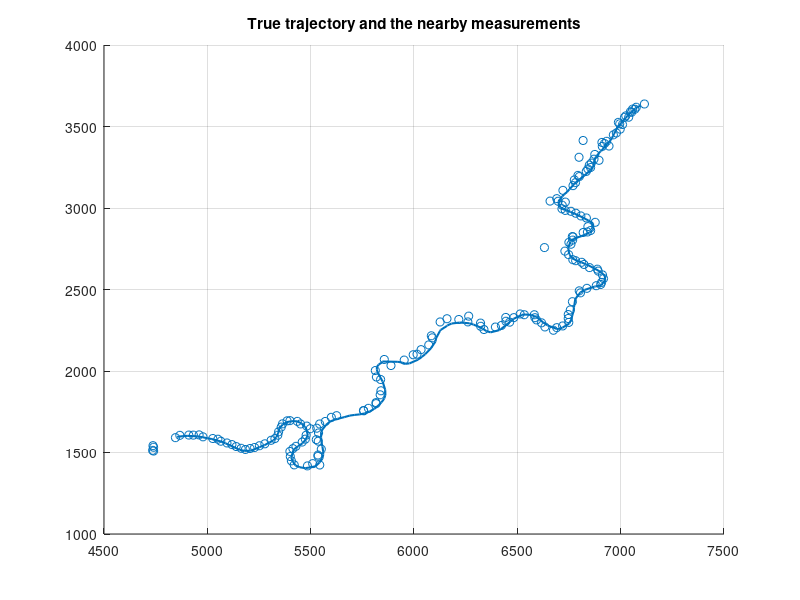

The MATLAB script that drew this image: (Note: this script raises an error after producing the figure.)
% load data
load joyridedata.mat;

addpath('./plotfuncs');
%% Parameters
fignum = 1;

r = 6;
lambda = 1e-4;
PD = 0.95;
gateSize = 5^2;

% dynamic models
qCV = 3;
qCT = [5, 0.000005];
qCVh = 50;
modIdx = 1:3; 
M = numel(modIdx);
PI = [0.95    0.025    0.025
      0.025    0.95    0.025
      0.025    0.025    0.95];
  
PI = PI(modIdx, modIdx); % select the models to use
PI = PI./sum(PI,1); % be sure to normalize
assert(all(sum(PI, 1) - 1 < eps),'columns of PI must sum to 1');

x0 = [7100; 3630; 0; 0; 0]; % taken from gt
P0 = diag([25, 25, 10, 10, pi/6].^2); % seems reasonable?

%% plot measurements close to the trajectory
figure(fignum); clf; hold on; grid on;
fignum = fignum + 1;
Zmat = cell2mat(Z');
Zplotdata = [];
plotMeasDist = 200;
for k = 1:K
   toPlot = false(size(Z{k},2),1);
   closecount(k) = 0;
   for j = 1:size(Z{k}, 2)
        v = Z{k}(:, j) - Xgt(1:2, k);
        toPlot(j) = v' * v <= plotMeasDist^2;
        if toPlot(j) 
            closecount(k) = closecount(k) + 1;
        end
   end
   Zplotdata = [Zplotdata, Z{k}(:, toPlot)];
end
set(gca, 'ColorOrderIndex', 2)
scatter(Zplotdata(1,:), Zplotdata(2,:));
set(gca, 'ColorOrderIndex', 1)
plot(Xgt(1,:),Xgt(2,:), 'LineWidth',1.5);
title('True trajectory and the nearby measurements')

% some minor data analysis for the interested person
i = 0;
maxdist = 30;
for k = 1:K
    if size(Z{k}, 2) > 0
        vall = Xgt(1:2,k) - Z{k};
        dsquared = sum((vall).^2, 1);
        closecount(k) = sum(dsquared <= maxdist^2);
        [mindist, ind] = min(dsquared);
        if mindist < maxdist^2
            i = i + 1;
            d(i) = mindist;
            v(:, i) = vall(:, ind);
        end
    end
end
stepsWithClose = i;
meanMeasError = mean(v, 2);
covMeasError = cov(v');
stds = sqrt(diag(cov(v')));
covEllSize = sqrt(eig(cov(v')));
meanMinMeasDists = mean(d);
meanNumberOfCloseMeasurements = mean(closecount);

% make models
models =  cell(2,1);
models{1} = EKF(discreteCVmodel(qCV, r));
models{2} = EKF(discreteCTmodel(qCT, r));

tracker =  cell(2,1);
tracker{1} = PDAF(models{1}, lambda, PD, gateSize);
tracker{2} = PDAF(models{2}, lambda, PD, gateSize);

% % % % allocate
xbar = zeros(5, K);
Pbar = zeros(5, 5, K);
xhat = zeros(5, K);
Phat = zeros(5, 5, K);
NEES = zeros(K, 1);
NEESpos = zeros(K, 1);
NEESvel = zeros(K, 1);

% initialize filter
xbar(:, 1) = [7100; 3630; -6; -3; 0]; % taken from ground truth
Pbar(:, : ,1) = diag(4*[10; 10; 1; 1; pi/10].^2); % seems reasonable?

% errors
poserr = sqrt(sum((xhat(1:2,:) - Xgt(1:2,:)).^2, 1));
posRMSE = sqrt(mean(poserr.^2));
velerr = sqrt(sum((xhat(3:4, :) - Xgt(3:4, :)).^2, 1));
velRMSE = sqrt(mean(velerr.^2));


sprobs0 = [0.5; 0.4; 0.1]; assert(sum(sprobs0) == 1, 'initial mode probabilities must sum to 1');
sprobs0 = sprobs0(modIdx)/sum(sprobs0(modIdx)); % select models and normalize
assert(all(sprobs0 > 0), 'probabilities must be positive');


% make model
models =  cell(3,1);
models{1} = EKF(discreteCVmodel(qCV, r));
models{2} = EKF(discreteCTmodel(qCT, r));
models{3} = EKF(discreteCVmodel(qCVh, r));
imm = IMM(models(modIdx), PI);
tracker = IMMPDAF(imm, lambda, PD, gateSize);

% allocate
xbar = zeros(5, M, K);
Pbar = zeros(5, 5, M, K);
probbar = zeros(M, K);
xhat = zeros(5, M, K);
xest = zeros(5, K);
Pest = zeros(5, 5, K);
Phat = zeros(5, 5, M, K);
probhat = zeros(M, K);
NEES = zeros(K, 1);
NEESpos = zeros(K, 1);
NEESvel = zeros(K, 1);

% initialize
xbar(:, :, 1) = repmat(x0, [1, M]); % simply same for all modes
Pbar(:, : ,:, 1) = repmat(P0,[1,1,M]); %simply same for all modes
probbar(:, 1) = sprobs0;

% filter
for k=1:K
    [probhat(:, k), xhat(:, :, k), Phat(:, :, :, k)] = tracker.update(Z{k}, probbar(:, k), xbar(:, :, k), Pbar(:, :, :, k));
    [xest(:, k), Pest(:, :, k)] =  tracker.imm.estimate(probhat(: , k), xhat(:, :, k ) , Phat(:, :, :, k)); %... total state mean and cov
    NEES(k) =  (xest(1:4, k) - Xgt(1:4, k))' * (Pest(1:4, 1:4, k )\ (xest(1:4, k) - Xgt(1:4, k)));
    NEESpos(k) = (xest(1:2, k) - Xgt(1:2, k))' * (Pest(1:2, 1:2, k )\ (xest(1:2, k) - Xgt(1:2, k)));
    NEESvel(k) = (xest(3:4, k) - Xgt(3:4, k))' * (Pest(3:4, 3:4, k )\ (xest(3:4, k) - Xgt(3:4, k)));
    if k < K
        [probbar(:, k+1), xbar(:, :, k+1), Pbar(:, :, :, k+1)] = tracker.predict(probhat(:, k), xhat(:, :, k), Phat(:, :, :, k), Ts(k));
    end
end

% errors
poserr = sqrt(sum((xest(1:2,:) - Xgt(1:2,:)).^2, 1));
posRMSE = sqrt(mean(poserr.^2)); % not true RMSE (which is over monte carlo simulations)
velerr = sqrt(sum((xest(3:4, :) - Xgt(3:4, :)).^2, 1));
velRMSE = sqrt(mean(velerr.^2)); % not true RMSE (which is over monte carlo simulations)
peakPosDeviation = max(poserr);
peakVelDeviation = max(velerr);

% consistency
CI2K = chi2inv([0.025, 0.975], K*2)/K;
ANEESpos = mean(NEESpos);
ANEESvel = mean(NEESvel);

CI4K = chi2inv([0.025, 0.975], K*4)/K;
ANEES = mean(NEES);

% plot
figure(fignum); clf; hold on; grid on;
fignum = fignum + 1;
plot(xest(1,:), xest(2,:));
plot(Xgt(1,:), Xgt(2, :));
scatter(Zmat(1,:), Zmat(2,:))
axis('equal')
title(sprintf('posRMSE = %.3f, velRMSE = %.3f, peakPosDev = %.3f, peakVelDev = %.3f',posRMSE, velRMSE, peakPosDeviation, peakVelDeviation))

figure(fignum); clf; hold on; grid on;
fignum = fignum + 1;
subplot(3,1,1);
hold on; grid on;
plot(sqrt(sum(xest(3:4,:).^2,1)))
plot(sqrt(sum(Xgt(3:4,:).^2,1)))
ylabel('speed')
subplot(3,1,2);
hold on; grid on;
plot(atan2(xest(4,:), xest(3,:)))
plot(atan2(Xgt(4,:), Xgt(3,:)))
ylabel('theta')
subplot(3,1,3)
hold on; grid on;
plot(diff(unwrap(atan2(xest(4,:), xest(3,:))))./Ts')
plot(diff(unwrap(atan2(Xgt(4,:), Xgt(3,:))))./Ts')
ylabel('omega')

figure(fignum); clf;
fignum = fignum + 1;
plot(probhat');
legend("CV", "CT", "CVHigh");
grid on;

figure(fignum); clf;
fignum = fignum + 1;
subplot(2,1,1); 
plot(poserr); grid on;
ylabel('position error')
subplot(2,1,2);
plot(velerr); grid on;
ylabel('velocity error')

figure(fignum); clf;
fignum = fignum + 1;
subplot(3,1,1);
plot(NEES); grid on; hold on;
ylabel('NEES');
ciNEES = chi2inv([0.05, 0.95], 4);
inCI = sum((NEES >= ciNEES(1)) .* (NEES <= ciNEES(2)))/K * 100;
plot([1,K], repmat(ciNEES',[1,2])','r--')
text(K*1.04, -5, sprintf('%.2f%% inside CI', inCI),'Rotation',90);

subplot(3,1,2);
plot(NEESpos); grid on; hold on;
ylabel('NEESpos');
ciNEES = chi2inv([0.05, 0.95], 2);
inCI = sum((NEESpos >= ciNEES(1)) .* (NEESpos <= ciNEES(2)))/K * 100;
plot([1,K], repmat(ciNEES',[1,2])','r--')
text(K*1.04, -5, sprintf('%.2f%% inside CI', inCI),'Rotation',90);

subplot(3,1,3);
plot(NEESvel); grid on; hold on;
ylabel('NEESvel');
ciNEES = chi2inv([0.05, 0.95], 2);
inCI = sum((NEESvel >= ciNEES(1)) .* (NEESvel <= ciNEES(2)))/K * 100;
plot([1,K], repmat(ciNEES',[1,2])','r--')
text(K*1.04, -5, sprintf('%.2f%% inside CI', inCI),'Rotation',90);

plotallmodecoloredtracks(xest, probhat, fignum);
fignum = fignum + 1;
